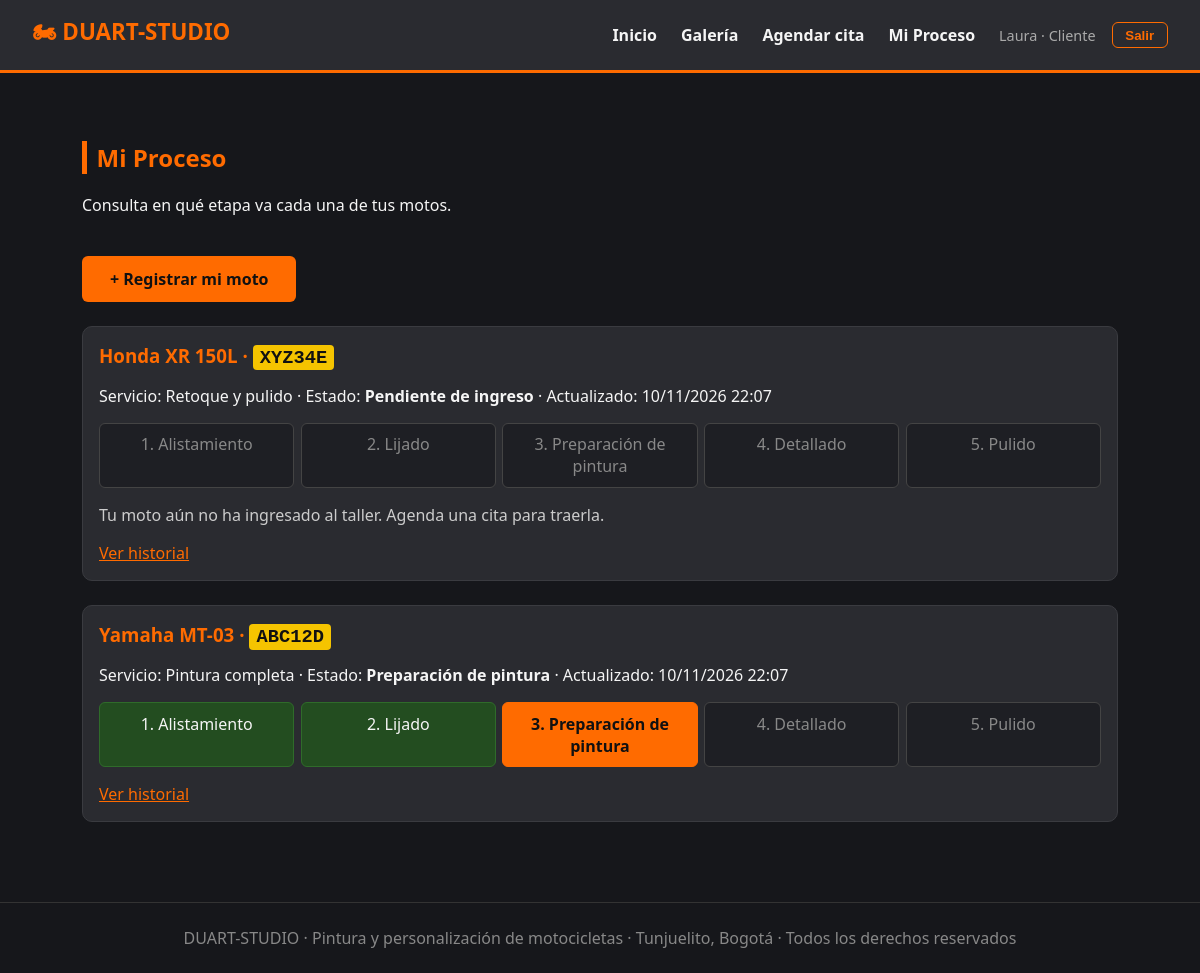
The page /mi-proceso/ (signed in) on the database its author committed.
### taller_motos/models.py (models this page shows, shortened)
class Vehiculo(models.Model):
    class Etapa(models.TextChoices):
        PENDIENTE = "pendiente", "Pendiente de ingreso"
        ALISTAMIENTO = "alistamiento", "Alistamiento"
        LIJADO = "lijado", "Lijado"
        PREPARACION = "preparacion", "Preparación de pintura"
        DETALLADO = "detallado", "Detallado"
        PULIDO = "pulido", "Pulido"
        FINALIZADO = "finalizado", "Finalizado"
    ETAPAS_PROCESO = [
        Etapa.ALISTAMIENTO,
        Etapa.LIJADO,
        Etapa.PREPARACION,
        Etapa.DETALLADO,
        Etapa.PULIDO,
    ]
    cliente = models.ForeignKey(settings.AUTH_USER_MODEL, on_delete=models.CASCADE, related_name="vehiculos")
    servicio = models.ForeignKey(Servicio, on_delete=models.SET_NULL, null=True, blank=True)
    marca = models.CharField(max_length=50)
    modelo = models.CharField(max_length=50)
    placa = models.CharField(max_length=10, unique=True)
    color = models.CharField(max_length=40, blank=True)
    etapa = models.CharField(max_length=15, choices=Etapa.choices, default=Etapa.PENDIENTE)
    observaciones = models.TextField(blank=True)
    registrado_en = models.DateTimeField(auto_now_add=True)
    etapa_actualizada_en = models.DateTimeField(default=timezone.now)
    class Meta:
        verbose_name = "vehículo"
        verbose_name_plural = "vehículos"
        ordering = ["-registrado_en"]
    def linea_de_tiempo(self):
        etapas = self.ETAPAS_PROCESO
        if self.etapa == self.Etapa.FINALIZADO:
            indice_actual = len(etapas)
        elif self.etapa == self.Etapa.PENDIENTE:
            indice_actual = -1
        else:
            indice_actual = etapas.index(self.etapa)
        resultado = []
        for i, etapa in enumerate(etapas):
            if i < indice_actual:
                estado = "hecha"
            elif i == indice_actual:
                estado = "actual"
            else:
                estado = "por-hacer"
            resultado.append((etapa.label, estado))
        return resultado

class Servicio(models.Model):
    nombre = models.CharField(max_length=100)
    descripcion = models.TextField()
    precio = models.DecimalField(max_digits=10, decimal_places=2, help_text="Precio de referencia en pesos colombianos")
    duracion_estimada = models.CharField(max_length=50, help_text="Ej: 1 hora, 30 min")
    imagen_url = models.URLField(blank=True, help_text="Enlace a una imagen del servicio")
    def __str__(self):
        return self.nombre

### taller_motos/views.py (the view)
# urls.py: path("mi-proceso/", views.mi_proceso, name="mi_proceso"),
@rol_requerido(CLIENTE)
def mi_proceso(request):
    vehiculos = request.user.vehiculos.select_related("servicio").prefetch_related("historial")
    return render(request, "taller_motos/mi_proceso.html", {"vehiculos": vehiculos})

### taller_motos/context_processors.py (called while the page is built)
def rol(request):
    usuario = request.user
    administrador = es_administrador(usuario)
    if administrador:
        nombre = "Administrador"
    elif es_cliente(usuario):
        nombre = "Cliente"
    else:
        nombre = "Visitante"
    return {"es_administrador": administrador, "rol_usuario": nombre}

### taller_motos/roles.py (called while the page is built)
def es_administrador(usuario):
    return usuario.is_authenticated and (
        usuario.is_superuser or usuario.groups.filter(name=ADMINISTRADOR).exists()
    )

def es_cliente(usuario):
    return usuario.is_authenticated and usuario.groups.filter(name=CLIENTE).exists()

def rol_requerido(*roles):
    comprobaciones = {ADMINISTRADOR: es_administrador, CLIENTE: es_cliente}
    def decorador(vista):
        @wraps(vista)
        def envoltura(request, *args, **kwargs):
            if not request.user.is_authenticated:
                return redirect_to_login(request.get_full_path())
            if any(comprobaciones[rol](request.user) for rol in roles):
                return vista(request, *args, **kwargs)
            raise PermissionDenied  # Muestra templates/403.html
        return envoltura
    return decorador

### taller_motos/templates/taller_motos/mi_proceso.html (shortened to what this page needs)
{% extends "taller_motos/base.html" %}
{% block contenido %}
<section class="seccion">
  <h2>Mi Proceso</h2>
  <p>Consulta en qué etapa va cada una de tus motos.</p>
  <a class="btn" href="{% url 'taller_motos:vehiculo_registrar' %}">+ Registrar mi moto</a>
  {% for vehiculo in vehiculos %}
  <article class="tarjeta proceso">
    <div class="contenido">
      <h3>{{ vehiculo.marca }} {{ vehiculo.modelo }} · <span class="placa">{{ vehiculo.placa }}</span></h3>
      <p>
        Servicio: {{ vehiculo.servicio|default:"Por definir" }} ·
        Estado: <strong>{{ vehiculo.get_etapa_display }}</strong> ·
        Actualizado: {{ vehiculo.etapa_actualizada_en|date:"d/m/Y H:i" }}
      </p>
      <ol class="linea-tiempo">
        {% for nombre, estado in vehiculo.linea_de_tiempo %}
          <li class="{{ estado }}">{{ nombre }}</li>
        {% endfor %}
      </ol>
      {% if vehiculo.etapa == "pendiente" %}
        <p class="nota">Tu moto aún no ha ingresado al taller. Agenda una cita para traerla.</p>
      {% elif vehiculo.etapa == "finalizado" %}
        <p class="nota exito">¡Tu moto está lista! Puedes pasar a recogerla.</p>
      {% endif %}
      <a href="{% url 'taller_motos:vehiculo_detail' vehiculo.id %}">Ver historial</a>
    </div>
  </article>
  {% empty %}
  <p>Aún no has registrado ninguna moto.</p>
  {% endfor %}
</section>
{% endblock %}

### taller_motos/templates/taller_motos/base.html (shortened to what this page needs)
{% load static %}
<!DOCTYPE html>
<html lang="es">
<head>
  <link rel="stylesheet" href="{% static 'taller_motos/estilos.css' %}">
</head>
<body>
  <header class="navbar">
    <a class="marca" href="{% url 'taller_motos:index' %}">🏍 DUART-STUDIO</a>
    <nav>
      <a href="{% url 'taller_motos:index' %}">Inicio</a>
      <a href="{% url 'taller_motos:galeria' %}">Galería</a>
      <a href="{% url 'taller_motos:contacto' %}">Agendar cita</a>
      {% if es_administrador %}
        <a href="{% url 'taller_motos:vehiculo_list' %}">Vehículos</a>
        <a href="{% url 'taller_motos:cita_list' %}">Citas</a>
        <a href="{% url 'taller_motos:servicio_list' %}">Servicios</a>
        <a href="{% url 'admin:index' %}">Django Admin</a>
      {% elif user.is_authenticated %}
        <a href="{% url 'taller_motos:mi_proceso' %}">Mi Proceso</a>
      {% endif %}
      {% if user.is_authenticated %}
        <span class="usuario">{{ user.first_name|default:user.username }} · {{ rol_usuario }}</span>
        <form class="form-salir" method="post" action="{% url 'taller_motos:logout' %}">
          <button type="submit">Salir</button>
        </form>
      {% else %}
        <a href="{% url 'taller_motos:login' %}">Ingresar</a>
        <a class="nav-destacado" href="{% url 'taller_motos:registro' %}">Crear cuenta</a>
      {% endif %}
    </nav>
  </header>
  {% block contenido %}{% endblock %}
  <footer>
    DUART-STUDIO &middot; Pintura y personalización de motocicletas &middot; Tunjuelito, Bogotá &middot; Todos los derechos reservados
  </footer>
</body>
</html>

### taller_motos/static/taller_motos/estilos.css (style rules this page uses)
:root { --negro: #16171b; --naranja: #ff6b00; --gris: #2a2b30; --blanco: #f5f5f5; }
* { box-sizing: border-box; }
body { margin: 0; font-family: "Segoe UI", Arial, sans-serif; background: var(--negro); color: var(--blanco); }
header.navbar { display: flex; justify-content: space-between; align-items: center; padding: 1rem 2rem; background: var(--gris); border-bottom: 3px solid var(--naranja); }
header.navbar .marca { font-size: 1.4rem; font-weight: bold; color: var(--naranja); text-decoration: none; }
header.navbar nav a { color: var(--blanco); text-decoration: none; margin-left: 1.5rem; font-weight: 600; }
.btn { display: inline-block; margin-top: 1.5rem; padding: .75rem 1.75rem; background: var(--naranja); color: #111; font-weight: bold; border-radius: 6px; text-decoration: none; }
.seccion { padding: 3rem 2rem; max-width: 1100px; margin: 0 auto; }
.seccion h2 { color: var(--naranja); border-left: 5px solid var(--naranja); padding-left: .6rem; }
.tarjeta { background: var(--gris); border-radius: 10px; overflow: hidden; border: 1px solid #3a3b40; }
.tarjeta .contenido { padding: 1rem; }
.tarjeta h3 { margin: 0 0 .5rem 0; color: var(--naranja); }
footer { text-align: center; padding: 1.5rem; color: #888; border-top: 1px solid #333; margin-top: 2rem; }
header.navbar { flex-wrap: wrap; gap: .5rem; }
header.navbar nav { display: flex; flex-wrap: wrap; align-items: center; gap: .25rem 0; }
header.navbar .usuario { margin-left: 1.5rem; color: #aaa; font-size: .9rem; }
.form-salir { display: inline; margin-left: 1rem; }
.form-salir button { background: none; border: 1px solid var(--naranja); color: var(--naranja); padding: .3rem .8rem; border-radius: 6px; cursor: pointer; font-weight: 600; }
a { color: var(--naranja); }
.placa { font-family: Consolas, monospace; background: #f5c400; color: #111; padding: .1rem .45rem; border-radius: 4px; font-weight: bold; }
.tarjeta.proceso { margin-top: 1.5rem; }
.linea-tiempo { display: flex; flex-wrap: wrap; list-style: none; padding: 0; margin: 1rem 0; gap: .4rem; counter-reset: paso; }
.linea-tiempo li { flex: 1 1 140px; padding: .6rem; border-radius: 6px; text-align: center; background: #1e1f24; border: 1px solid #444; color: #888; counter-increment: paso; }
.linea-tiempo li::before { content: counter(paso) ". "; }
.linea-tiempo li.hecha { background: #234d20; border-color: #2f6b2a; color: var(--blanco); }
.linea-tiempo li.actual { background: var(--naranja); border-color: var(--naranja); color: #111; font-weight: bold; }
.nota { color: #ccc; }

### rows shown on the page
Vehiculo: marca "Honda", modelo "XR 150L", placa "XYZ34E", servicio "Retoque y pulido", etapa "Pendiente de ingreso", etapa_actualizada_en "10/11/2026 22:07", linea_de_tiempo "Alistamiento" "Lijado" "Preparación de pintura" "Detallado" "Pulido", shows "Tu moto aún no ha ingresado al taller. Agenda una cita para traerla."
Vehiculo: marca "Yamaha", modelo "MT-03", placa "ABC12D", servicio "Pintura completa", etapa "Preparación de pintura", etapa_actualizada_en "10/11/2026 22:07", linea_de_tiempo "Alistamiento" "Lijado" "Preparación de pintura" "Detallado" "Pulido"

### other values the page prints
{{ user.first_name|default:user.username }} "Laura"
{{ rol_usuario }} "Cliente"
